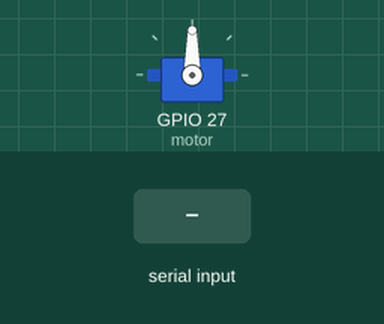
The sketch below on a simulated ESP32. Parts: servo. Inputs (shaded band) come from the test bench.

Above: at 1.2 s.
1.3 s: "30,150\n" received over Serial
At 1.9 s:
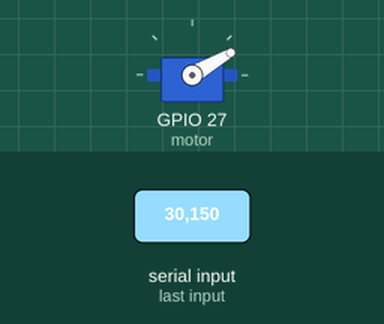
2.8 s: "5\n" received over Serial
At 3.3 s:
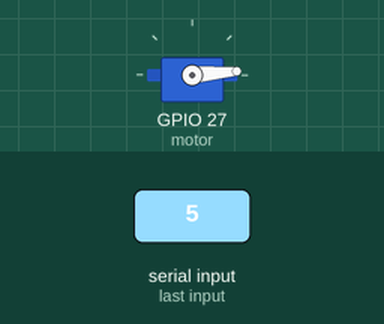
4.3 s: "200\n" received over Serial
At 4.6 s:
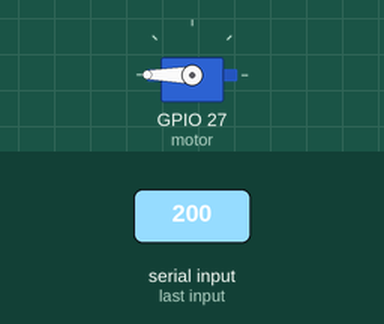
5.8 s: "90,45\n" received over Serial
At 7.2 s:
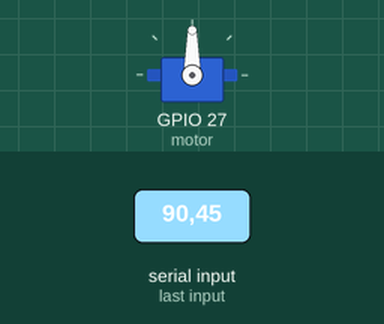
Timing chart, 0 to 8.3 s (numbered marks = the images above; inputs shaded):
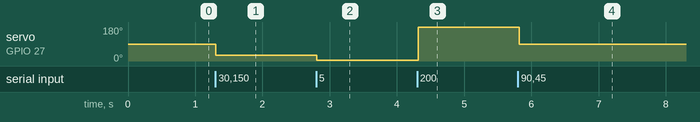

Measured:
- after the input at 1.3 s, servo on GPIO 27 (motor): 90° → 30° at once
- after the input at 2.8 s, servo on GPIO 27 (motor): 30° → 5° at once
- after the input at 4.3 s, servo on GPIO 27 (motor): 5° → 180° at once
- after the input at 5.8 s, servo on GPIO 27 (motor): 180° → 90° at once

The sketch:

simple_servo_control.ino
```cpp
#include <ESP32Servo.h>


Servo motor;

void setup() {
  // put your setup code here, to run once:
  motor.attach(27);

  //turn the motor in degrees
  motor.write(90);

  Serial.begin(115200);
  Serial.setTimeout(1);
}

void loop() {
  // put your main code here, to run repeatedly:
  //Checking if we received Serial from ros2
  if(Serial.available()){
    int angle = Serial.readString().toInt();
    motor.write(angle);
  }
  delay(50);

}
```
